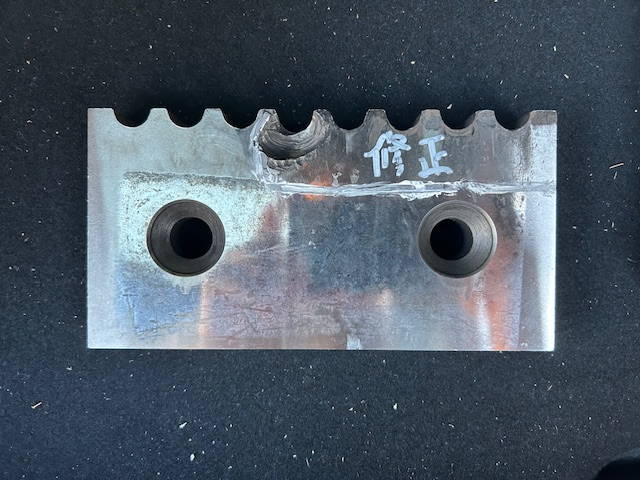
#> input picture IMG_5402.jpg, 640 x 480 px
$ python script.py
#> lines starting #> are read from the running program, lines starting #| are printed output that depends on the picture; after the words box and inside, x2 and y2 are one past the last pixel; in counts of white or black regions, pixels touching at a corner belong together
import cv2
import ezdxf

# Function to process the image and export DXF
def process_image_and_export_dxf(image_path, dxf_path='output.dxf'):
    # Load the image
#> called with image_path = 'IMG_5402.jpg', dxf_path = 'output.dxf'
    img = cv2.imread(image_path)
#> img is the input picture: shape (480, 640, 3); mean B, G, R 101.1, 88.9, 76.4

    # Step 1: Convert to grayscale
    gray = cv2.cvtColor(img, cv2.COLOR_BGR2GRAY)
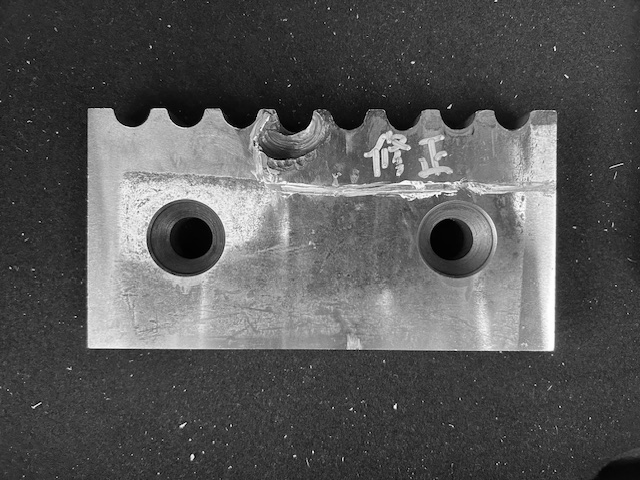
#> gray: shape (480, 640); min 0, max 255, mean 86.5

    # Step 2: Apply Gaussian blur to remove noise
    blurred = cv2.GaussianBlur(gray, (5, 5), 0)

    # Step 3: Apply Canny edge detection
    edges = cv2.Canny(blurred, 50, 150)
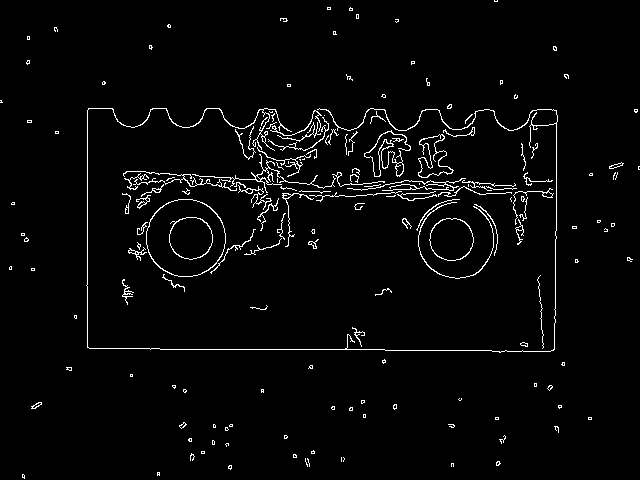
#> edges: shape (480, 640); 2.8% white in thin lines or dots

    # Step 4: Find contours
    contours, _ = cv2.findContours(edges, cv2.RETR_EXTERNAL, cv2.CHAIN_APPROX_SIMPLE)
#> contours = 172 contours, 142 with area under 20; largest, box (x1, y1, x2, y2) and area: (146, 199, 226, 277) 4838, (429, 218, 474, 261) 1458, (418, 134, 454, 178) 674, (86, 108, 558, 353) 206, (364, 130, 411, 177) 136

    # Debugging: Visualize the contours (optional)
    cv2.drawContours(img, contours, -1, (0, 255, 0), 2)
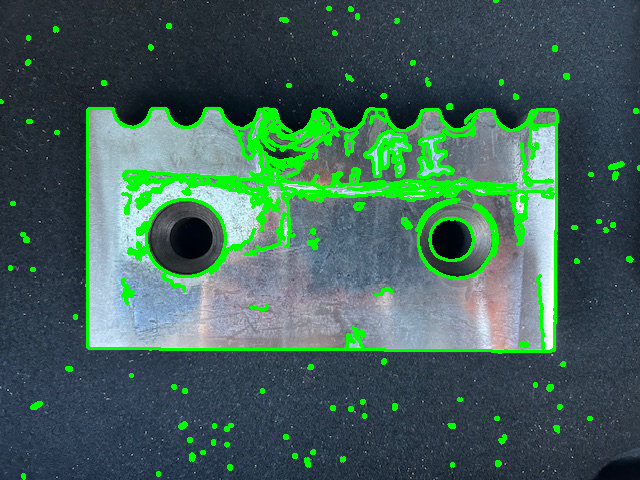
#> img: shape (480, 640, 3); 8.32% of pixels changed, all inside (x1, y1, x2, y2) = (0, 0, 640, 480)
    cv2.imshow('Contours', img)
    cv2.waitKey(0)
    cv2.destroyAllWindows()

    # Step 5: Create DXF file and export the contours
    doc = ezdxf.new('R2010')
    msp = doc.modelspace()

    for contour in contours:
        points = contour[:, 0, :]  # Extract x, y points from contour
        polyline = msp.add_lwpolyline(points, close=True)
#> this loop made 172 passes
#> points on passes 9, 12, 25: [[341, 457], [341, 461]], [[201, 451], [201, 453], [204, 453], [204, 451]], [[588, 417], [588, 419], [591, 419], [591, 417]]

    # Save the DXF file
    doc.saveas(dxf_path)
    print(f"DXF file saved: {dxf_path}")
    return dxf_path

# Example usage
if __name__ == '__main__':
    input_image_path = 'IMG_5402.jpg'  # Replace with your image file path
    output_dxf_path = 'output.dxf'
    process_image_and_export_dxf(input_image_path, output_dxf_path)

$ run again, with IMG_5545.JPG copied over IMG_5402.jpg
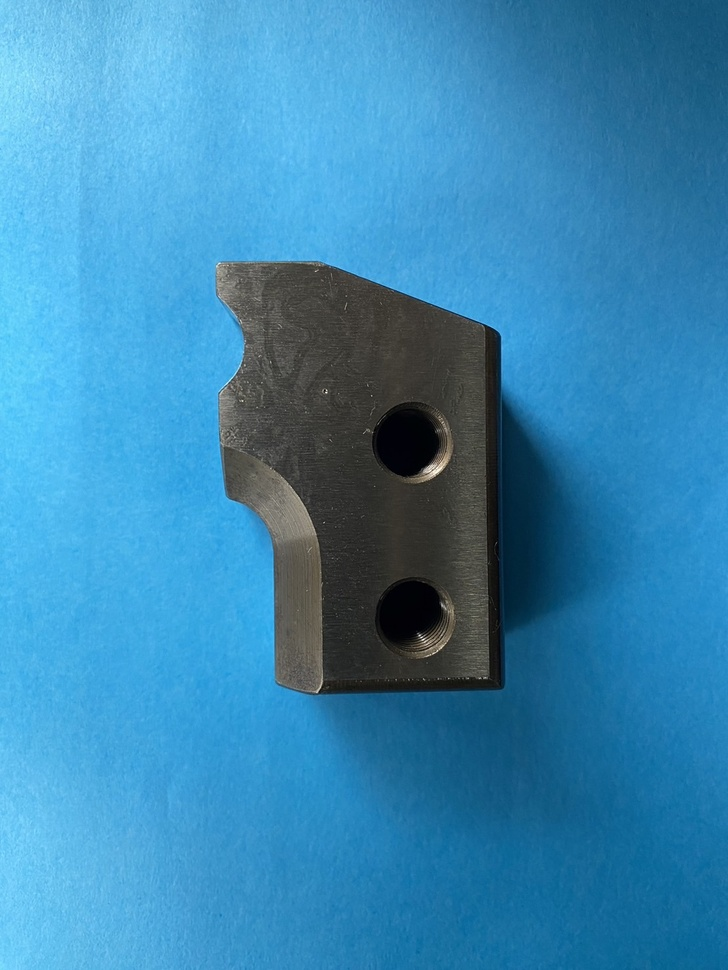
#> input picture IMG_5545.JPG, 728 x 970 px, shrunk from 1108 x 1477 before the run
#> in process_image_and_export_dxf, img is the input picture: shape (970, 728, 3); mean B, G, R 178, 135.2, 57.7
#> in process_image_and_export_dxf, `edges = cv2.Canny(blurred, 50, 150)`:
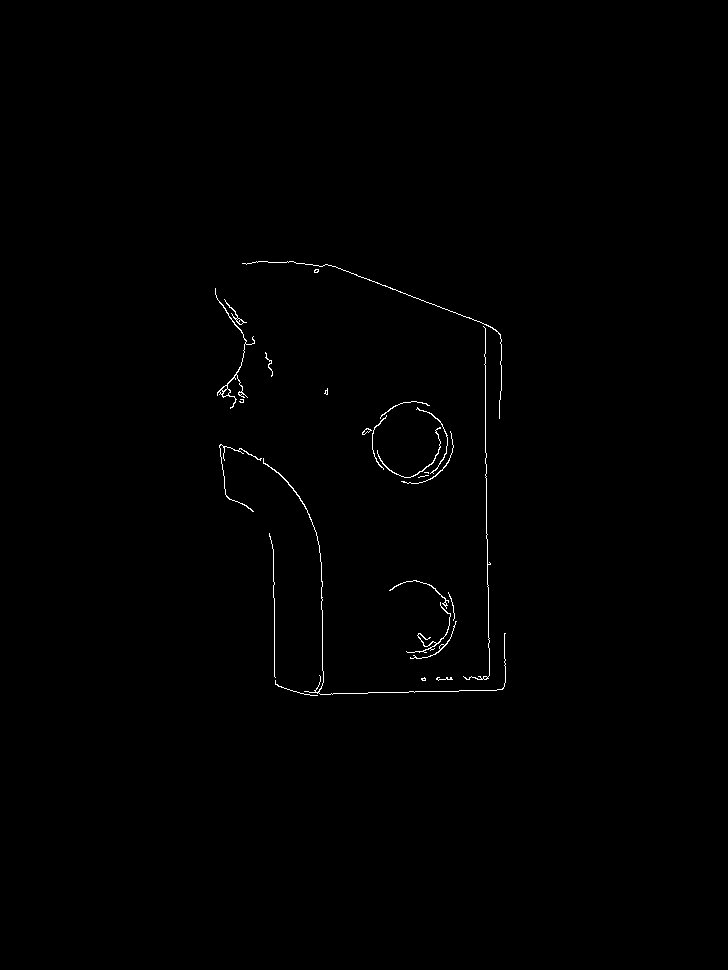
#> edges: shape (970, 728); 0.43% white in thin lines or dots, all inside (x1, y1, x2, y2) = (215, 261, 506, 696)
#> contours = 26 contours, 16 with area under 20; largest, box (x1, y1, x2, y2) and area: (215, 288, 255, 409) 142, (263, 458, 506, 695) 51, (224, 299, 247, 325) 45, (377, 427, 441, 478) 42, (406, 602, 451, 653) 40
#> in process_image_and_export_dxf, `cv2.drawContours(img, contours, -1, (0, 255, 0), 2)`:
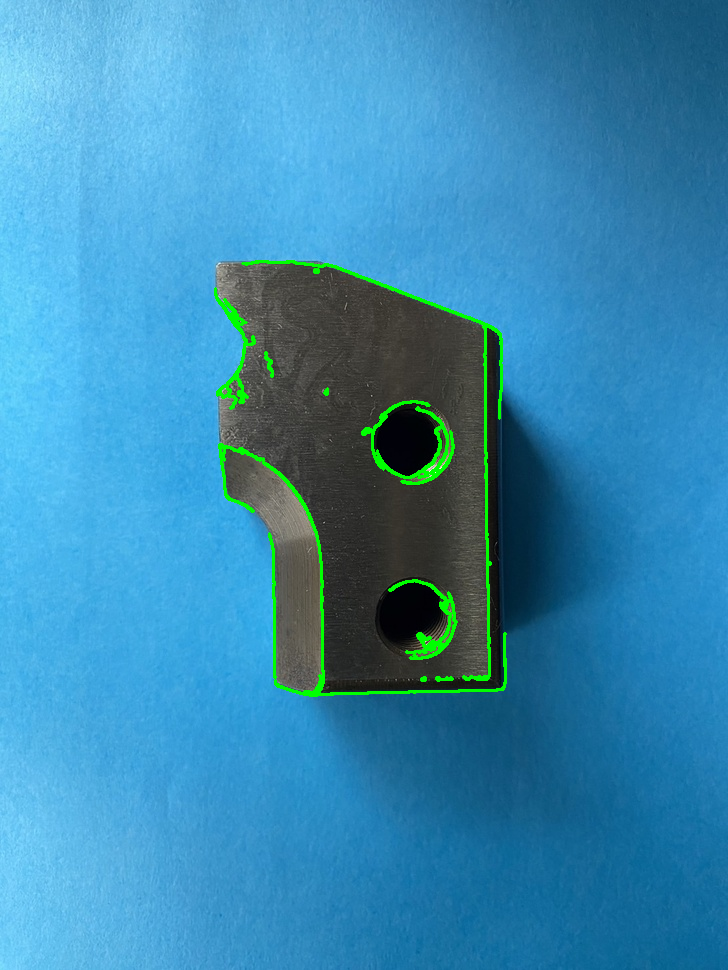
#> img: shape (970, 728, 3); 1.36% of pixels changed, all inside (x1, y1, x2, y2) = (214, 260, 507, 697)
#> the loop in process_image_and_export_dxf, `for contour in contours:` made 26 passes
#> points on pass 10: [[424, 472], [427, 472], [428, 473], [428, 472]]
